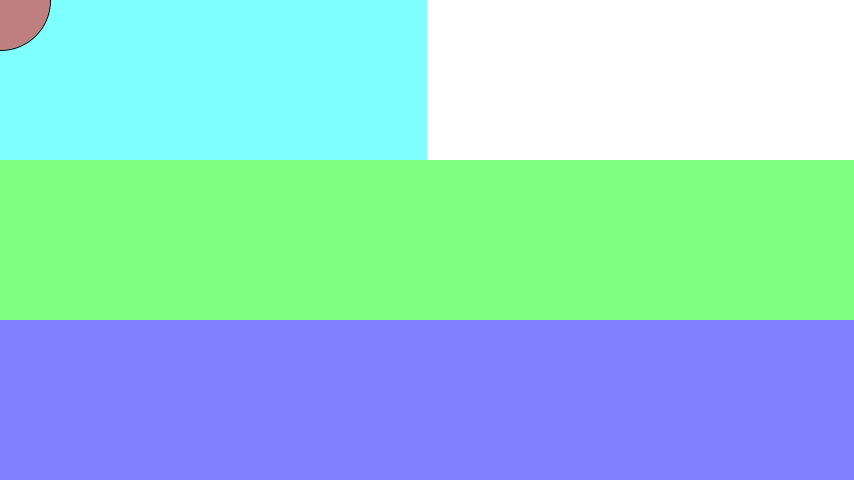
Frame 1 (no input)
Frame 60 (the mouse pressed at the canvas centre just before this capture): identical to frame 1, image omitted
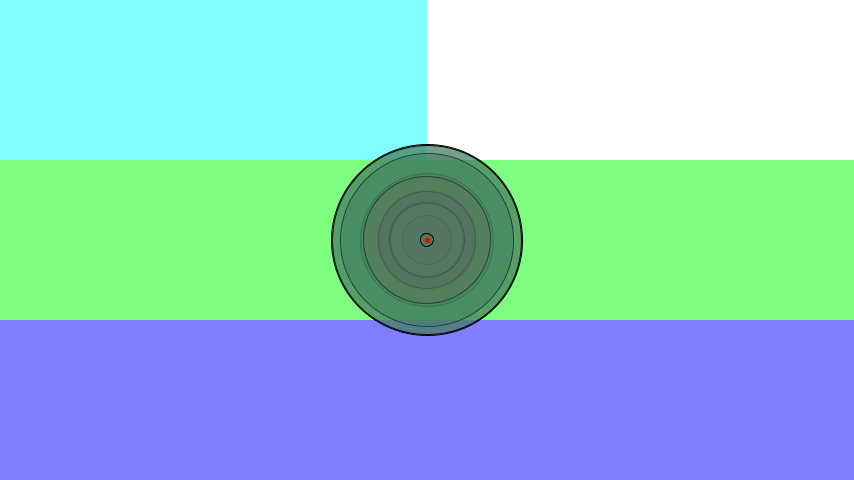
Frame 120 (the mouse held since frame 60 and released just before this capture)

The Processing sketch that drew these frames (run headless with seeded random() and noise(); from frame 60 on, the mouse is pressed at the canvas centre):

// Processing sketch: Mover_160616a
// ── Mover_160616a.pde
class Mover{
  PVector location;
  PVector velocity;
  PVector acceleration;
  PVector resultantForce;
  float mass;
  float topspeed = 1000;
  float clr;
  float diameter(float mass){return mass * 10;}
  float G = 0.4;
  Mover(PVector l , float m){
    location = l;
    velocity = new PVector(0 , 0);
    resultantForce = new PVector(0 , 0);
    mass = m;
    clr = random(300);
  }
  Mover(PVector l){this(l , float(10));}
  void addForce(PVector f){
    resultantForce.add(f);
  }
  void update(){
    acceleration = PVector.div(resultantForce , mass); // A = F / M
    resultantForce.mult(0);
    velocity.add(acceleration);
    location.add(velocity);
  }
  void addGravityForce(Mover m){
    PVector force = PVector.sub(location , m.location);
    float distance = force.mag();
    distance = constrain(distance , 5 , 25);
    force.normalize();
    float str = G * mass * m.mass / pow(distance , 2);
    force.mult(-str);
    m.addForce(force);
  }
  void checkEdges(){
    if(location.x < 0) location.x = width;
    else if(location.x > width) location.x = 0;
    if(location.y < 0) location.y = height;
    else if(location.y > height) location.y =0;
  }
  void display(){
    stroke(0);
    colorMode(HSB);
    fill(clr , 128 , 128 , 128);
    ellipse(location.x , location.y , diameter(mass) , diameter(mass));
    PVector v = PVector.mult(velocity , 10);
    colorMode(RGB);
    stroke(0 , 0 , 255);
    line(location.x , location.y , location.x + v.x , location.y + v.y);
    strokeWeight(5);
    point(location.x + v.x , location.y + v.y);
    PVector a = PVector.mult(acceleration , 100);
    stroke(255 , 0 , 0);
    strokeWeight(1);
    line(location.x , location.y , location.x + a.x , location.y + a.y);
    strokeWeight(5);
    point(location.x + a.x , location.y + a.y);
    strokeWeight(1);
  }
  void process(){
    update();
    //checkEdges();
    display();
  }
}
class Gravity{
  PVector location;
  float mass;
  float G;
  float diameter(float mass){return mass * 0.1;}
  Gravity(float m){
    location = new PVector(mouseX , mouseY);
    mass = m;
    G = 0.4;
  }
  void addGravityForce(Mover m){
    location = new PVector(mouseX , mouseY);
    PVector force = PVector.sub(location , m.location);
    float distance = force.mag();
    distance = constrain(distance , 5 , 25);
    force.normalize();
    float str = G * mass * m.mass / pow(distance , 2);
    force.mult(str);
    m.addForce(force);
  }
  void display(){
    stroke(0);
    colorMode(RGB);
    fill(255 , 0 , 0 , 128);
    ellipse(location.x , location.y , diameter(mass) , diameter(mass));
  }
}
class Drag{
  float x , y , w , h;
  float c;
  Drag(float x_ , float y_ , float w_ , float h_ , float c_){
    x = x_; y = y_; w = w_; h = h_;
    c = c_;
  }
  void display(){
    noStroke();
    colorMode(RGB);
    fill(0 , 0 , 255 , 128);
    rect(x , y , w , h);
  }
  void addDragForce(Mover m){
    if(m.location.x > x && m.location.y > y && m.location.x < x + w && m.location.y < y + h){
      PVector v1 = m.velocity.get();
      PVector v2 = m.velocity.get();
      v1.normalize();
      v1.mult(-1);
      v2.mag();
      PVector force = PVector.mult(v1 , pow(v2.mag() , 2) * c);
      m.addForce(force);
    }
  }
}
class Friction{
  float x , y , w , h;
  float c;
  Friction(float x_ , float y_ , float w_ , float h_ , float c_){
    x = x_; y = y_; w = w_; h = h_;
    c = c_;
  }
  void display(){
    noStroke();
    colorMode(RGB);
    fill(0 ,255 , 0 ,128);
    rect(x , y , w , h);
  }
  void addFrictionForce(Mover m){
    if(m.location.x > x && m.location.y > y && m.location.x < x + w && m.location.y < y + h){
      PVector v = m.velocity.get();
      v.normalize();
      //v.mult(-1);
      v.mult(-c);
      m.addForce(v);
    }
  }
}
class Wind{
  float x , y , w , h;
  float c;
  Wind(float x_ , float y_ , float w_ , float h_ , float c_){
    x = x_; y = y_; w = w_; h = h_;
    c = c_;
  }
  void display(){
    noStroke();
    colorMode(RGB);
    fill(0 ,255 , 255 ,128);
    rect(x , y , w , h);
  }
  void addWindForce(Mover m){
    if(m.location.x > x && m.location.y > y && m.location.x < x + w && m.location.y < y + h){
      m.addForce(new PVector(c , 0));
    }
  }
}
Mover[] _mover_arr = {};
Gravity gravity;
Drag drag;
Friction friction;
Wind wind;
void setup(){
  size(854 , 480);
  smooth();
  gravity = new Gravity(1000);
  drag = new Drag(0 , height - (height / 3) , width  , (height / 3) , 0.4);
  friction = new Friction(0 , (height / 3) , width  , (height / 3) , 2);
  wind = new Wind(0 , 0 , width / 2  , (height / 3) , 10);
}
void draw(){
  background(255);
  wind.display();
  friction.display();
  drag.display();
  gravity.display();
  if(mousePressed && frameCount % 6 == 0) _mover_arr = (Mover[])append(_mover_arr , new Mover(new PVector(mouseX , mouseY) , random(1 , 20)));
  for(int i = 0; i < _mover_arr.length; i++){
    for(int j = 0; j < _mover_arr.length; j++){
      if(i != j){
        _mover_arr[i].addGravityForce(_mover_arr[j]);
      }
    }
    gravity.addGravityForce(_mover_arr[i]);
    drag.addDragForce(_mover_arr[i]);
    friction.addFrictionForce(_mover_arr[i]);
    wind.addWindForce(_mover_arr[i]);
    _mover_arr[i].process();
  }
}
